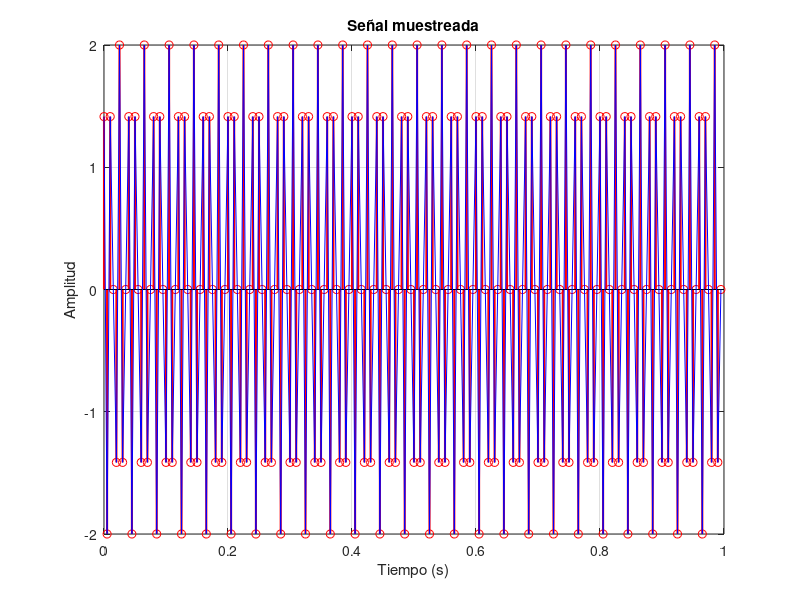

Recreate this plot in MATLAB.
clc;
clear;

A = 2; % Amplitud de la señal
des = deg2rad(45); % Desplazamiento de fase
f = 125; % Frecuencia de la señal
fs = 200; % Frecuencia de muestreo
tiempo = 1000; % Tiempo total de grabación (milisegundos)

T = tiempo/1000; % mili a segundos
Ts = 1/fs; % Periodo de muestreo
t = 0:Ts:T-Ts; % Vector de tiempo (desde 0 hasta T, con pasos de Ts)

% Ecuación de la señal muestreada
x = A * sin(2*pi*f*t + des); 

disp('Valores de las muestras:');
disp(x);

figure;
stem(t, x, 'r', 'LineWidth', 1.5); 
hold on;
plot(t, x, 'b'); 
title('Señal muestreada');
xlabel('Tiempo (s)');
ylabel('Amplitud');
grid on;
